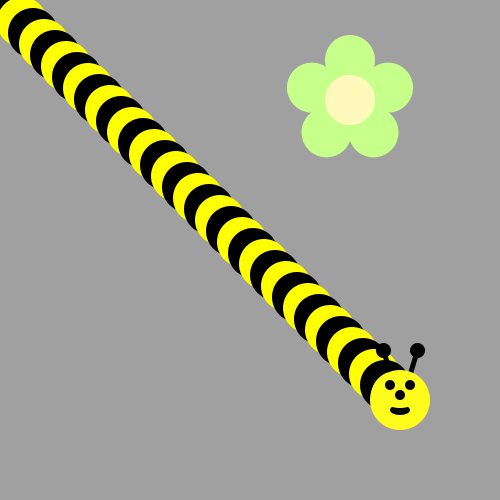
Frame 1 (no input)
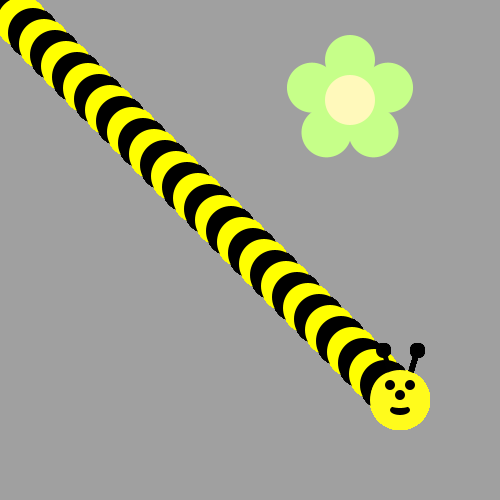
Frame 60 (the mouse pressed at the canvas centre just before this capture)
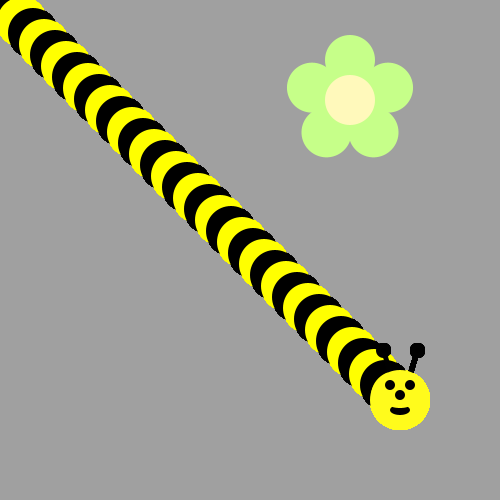
Frame 120 (the mouse held since frame 60 and released just before this capture)

The Processing sketch that drew these frames (run headless with seeded random() and noise(); from frame 60 on, the mouse is pressed at the canvas centre):

// Processing sketch: BumbleBee
// ── BumbleBee.pde
//In Processing make a Yellow and black line of circles.
















void draw() {
  /*Use A loop to make a body for the Bee!
   Then put his head on using drawBeeFace(x,y)
   Use Modulo to make the colors alternate 
   */
 for (int b = 0; b<400; b+=11){
    ellipse(b,b,50,50);
    if (b%2==0){
      fill(0,0,0);
      
    } 
   else {
    fill(255,255,0);
  }
 }
drawBeeFace(400,400 );
}


void drawFlower(int x, int y) {
  noStroke();
  translate(x, y);
  // draw 5 petals, rotating after each one
  fill(#c6ff89); // green
  for (int i = 0; i < 5; i++) {
    ellipse(0, -40, 50, 50);
    rotate(radians(72));
  }
  fill(#fff9bb); // light yellow
  ellipse(0, 0, 50, 50);
}

void drawBeeFace(int BeeFaceX, int BeeFaceY) {
  noStroke();
  fill(0, 0, 0);
  stroke(1);
  strokeWeight(5);
  line(BeeFaceX-10, BeeFaceY-27, BeeFaceX-17, BeeFaceY-50);
  line(BeeFaceX+10, BeeFaceY-27, BeeFaceX+17, BeeFaceY-50);
  ellipse(BeeFaceX-17, BeeFaceY-50, 10, 10);
  ellipse(BeeFaceX+17, BeeFaceY-50, 10, 10);
  noStroke();
  fill(255, 251, 28);
  ellipse(BeeFaceX, BeeFaceY, 60, 60); // face
  fill(255, 237, 209);
  fill(0, 0, 0);
  ellipse(BeeFaceX-10, BeeFaceY-15, 10, 10); // eyes
  ellipse(BeeFaceX+10, BeeFaceY-15, 10, 10);
  ellipse(BeeFaceX, BeeFaceY-5, 10, 10); // nose
  ellipse(BeeFaceX, BeeFaceY+10, 20, 10);// mouth
  fill(255, 251, 28);
  ellipse(BeeFaceX, BeeFaceY+5, 20, 6);
}
void setup() {  
  ellipseMode(CENTER);
  size(500, 500);
  background(160, 160, 160); 
  drawFlower(350, 100);
}
